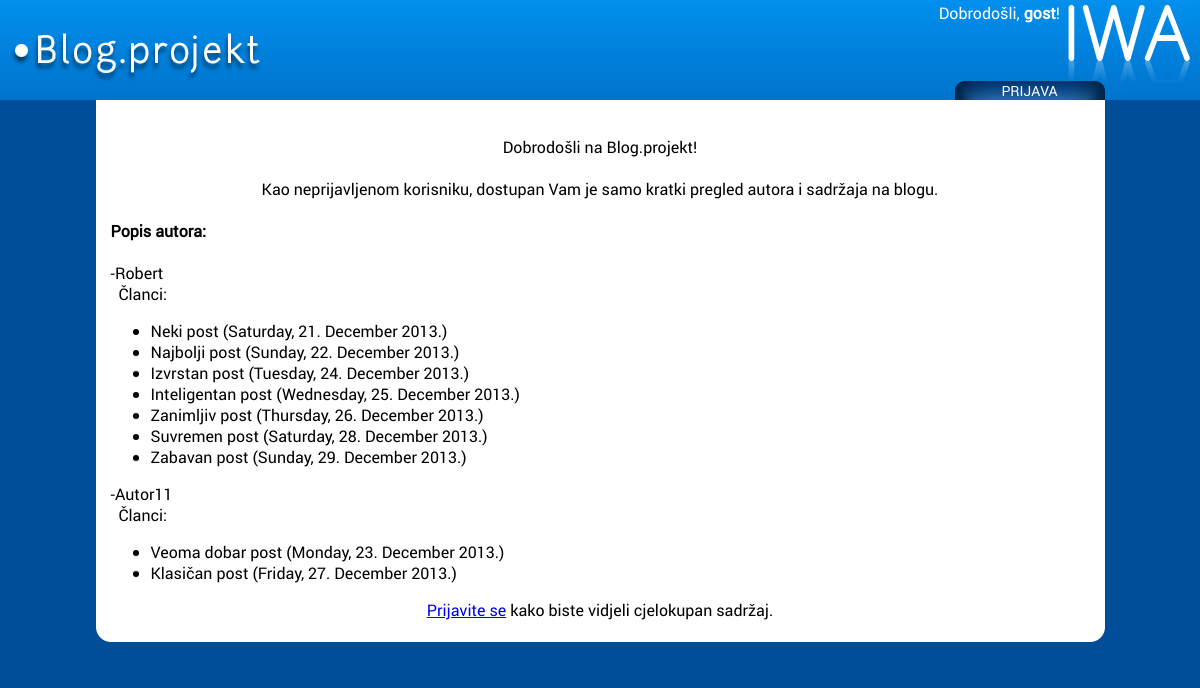
The page / on the database its author committed.
### tables this page shows
CREATE TABLE IF NOT EXISTS `korisnik` (
  `korisnik_id` int(10) NOT NULL AUTO_INCREMENT,
  `tip_id` int(10) NOT NULL,
  `korisnicko_ime` varchar(50) NOT NULL,
  `lozinka` varchar(32) NOT NULL,
  `ime` varchar(100) NOT NULL,
  `prezime` varchar(100) NOT NULL,
  `email` varchar(50) NOT NULL,
  `slika` varchar(200) NOT NULL,
  PRIMARY KEY (`korisnik_id`),
  KEY `korisnicko_ime` (`korisnicko_ime`)
);

CREATE TABLE IF NOT EXISTS `clanak` (
  `clanak_id` int(11) NOT NULL AUTO_INCREMENT,
  `korisnik_id` int(10) NOT NULL,
  `naslov` varchar(100) NOT NULL,
  `tekst` text NOT NULL,
  `slika` varchar(500) NOT NULL,
  `datum` timestamp NOT NULL DEFAULT CURRENT_TIMESTAMP ON UPDATE CURRENT_TIMESTAMP,
  `objavljen` int(11) NOT NULL,
  PRIMARY KEY (`clanak_id`)
);

### index.php (the view, shortened to what this page needs)
<!DOCTYPE html PUBLIC "-//W3C//DTD XHTML 1.0 Transitional//EN" "http://www.w3.org/TR/xhtml1/DTD/xhtml1-transitional.dtd">
<html xmlns="http://www.w3.org/1999/xhtml">
<head>
<link href="style.css" rel="stylesheet" type="text/css" />
</head>
<body>
<?php
include('connect.php');
include('header.php');
if (empty($_SESSION['login']))
{
?>
	<?php
	$get_authors = mysqli_query($connect, "SELECT * FROM korisnik WHERE korisnik.tip_id = 1")
	?>
	<div class="container" align="center">
	<br><br>
	<span style="font-family: Roboto Regular">Dobrodošli na Blog.projekt! <br>
	<br>
	Kao neprijavljenom korisniku, dostupan Vam je samo kratki pregled autora i sadržaja na blogu.<br>
	<br>
	<div align="left" style="font-family: Roboto Regular; padding-left:15px"><b>Popis autora:</b><br><br>
	<?php
	while ($row = mysqli_fetch_array($get_authors))
	{
	$user_id = $row["korisnik_id"];
	$ime = $row["ime"];
	$get_posts = mysqli_query($connect, "SELECT * FROM clanak INNER JOIN korisnik WHERE clanak.korisnik_id = korisnik.korisnik_id AND korisnik.korisnik_id = '$user_id'");
	echo "-" . $ime. "<br>&nbsp;&nbsp;Članci: <ul>";
	while ($post_array = mysqli_fetch_array($get_posts))
		{
		$naslov = $post_array["naslov"];
		$datum= iconv ('ISO-8859-2', 'UTF-8', strftime("%A, %d. %B %Y.", strtotime($post_array["datum"])));
		echo "<li>" . $naslov . " (" . $datum . ")";
		}
		echo "</li></ul>";
	}
	?>
	</div>
	<a href="login.php">Prijavite se</a> kako biste vidjeli cjelokupan sadržaj.
	</div>
	<img class="center" src="images/containerbottom.png"/>
<?php
}
?>
</body>
</html>

### header.php (shortened to what this page needs)
<!DOCTYPE html PUBLIC "-//W3C//DTD XHTML 1.0 Transitional//EN" "http://www.w3.org/TR/xhtml1/DTD/xhtml1-transitional.dtd">
<html xmlns="http://www.w3.org/1999/xhtml">
<head>
</head>
<body>
<div class="banner">
<a href="index.php"><img style="position: absolute; top:33px; left:10px;" src="images/blogprojekt-logo.png" /></a>
<img style="position:absolute; top:5px; right:10px;" src="images/iwa.png"/>
<?php
if (isset ($_SESSION['login']))
{
	$user= $_SESSION['user'];
	$usertype= $_SESSION['user_type'];
	echo "<span class='welcometext' style='position:absolute; top:2px;right:140px;'>Dobrodošli, <b>" . $user . "</b>!</span>";
	switch ($usertype)
	{
	case 0:
		echo "
			<span class='welcometext' style='position:absolute; top:22px;right:140px;'>(admin)</span>
			<div style ='position:relative; display:block; width:1009px; height:100px; margin-left:auto; margin-right:auto'>
			<a style='position:absolute; left:0px; bottom:0px;' class='mnbtn' href='novi_post.php'>NOVI POST</a>
			<a style='position:absolute; left:151px; bottom:0px;' class='mnbtn' href='uredi_post.php'>UREDI POST</a>
			<a style='position:absolute; left:302px; bottom:0px;' class='mnbtn' href='korisnici.php'>KORISNICI</a>
			<a style='position:absolute; right:0px; bottom:0px' class='mnbtn' href='logout.php'>ODJAVA</a>
			</div>";
		break;
	case 1:
		echo "
			<span class='welcometext' style='position:absolute; top:22px;right:140px;'>(autor)</span>
			<div style ='position:relative; display:block; width:1009px; height:100px; margin-left:auto; margin-right:auto'>
			<a style='position:absolute; left:0px; bottom:0px;' class='mnbtn' href='novi_post.php'>NOVI POST</a>
			<a style='position:absolute; left:151px; bottom:0px;' class='mnbtn' href='uredi_post.php'>UREDI POST</a>
			<a style='position:absolute; right:0px; bottom:0px' class='mnbtn' href='logout.php'>ODJAVA</a>";
		break;
	case 2:
		echo "
			<span class='welcometext' style='position:absolute; top:22px;right:140px;'>(korisnik)</span>
			<div style ='position:relative; display:block; width:1009px; height:100px; margin-left:auto; margin-right:auto'>
			<a style='position:absolute; right:0px; bottom:0px' class='mnbtn' href='logout.php'>ODJAVA</a>
			<a style='position:absolute; right:151px; bottom:0px;' class='mnbtn' href='req_author.php'>ZATRAŽI AUTORSTVO</a>";
		break;
	case 3:
		echo "
			<span class='welcometext' style='position:absolute; top:22px;right:140px;'>(korisnik)</span>
			<div style ='position:relative; display:block; width:1009px; height:100px; margin-left:auto; margin-right:auto'>
			<a style='position:absolute; right:0px; bottom:0px' class='mnbtn' href='logout.php'>ODJAVA</a>
			<div style='position:relative; left:100px; color:#FFFFFF; font-weight:bold'><img style='margin-top:15px'src='images/info.png'></img>&nbsp;Zatražili ste status autora na blogu. Ukoliko Vam administrator odobri zahtjev, moći ćete pisati i uređivati članke.&nbsp;<img src='images/info.png'></img></div></div>";
		break;
	}
}
else
{
	echo "<span class='welcometext' style='position:absolute; top:2px;right:140px;'>Dobrodošli, <b>gost</b>!</span>";
	echo "<div style ='position:relative; display:block; width:1009px; height:100px; margin-left:auto; margin-right:auto'>";
	echo "<a style='position:absolute; right:0px; bottom:0px' class='mnbtn' href='login.php'>PRIJAVA</a>";
	echo "</div>";
}
?>
</div>
</body>
</html>

### style.css (style rules this page uses)
html { overflow-y: scroll; }
body { margin: 0px; padding: 0px; background-color:#004D99; background-repeat:repeat; }
.container { position:relative; width:1009px; padding:0px; margin-left:auto; margin-right:auto; background-color:#FFFFFF; overflow:hidden; }
.banner { position:relative; width:100%; height:100px; background-image:linear-gradient(#028FED, #0074CD); margin-left:auto; margin-right:auto; margin-top:0px; margin-bottom:0px; padding: 0px; }
.mnbtn { width: 150px; color: #FFF; font-family: "Roboto Regular"; font-size: 14px; font-weight: normal; background-image:url(images/button.png); background-repeat: no-repeat; padding: 0px; margin: 0px; text-align: center; text-decoration:none; }
.welcometext { font-family: "Roboto Regular"; color: #FFF; display: block; text-align: right; width:200px; }
img.center { display: block; margin-left: auto; margin-right: auto; }

### rows shown on the page
korisnik: ime "Robert"
clanak: naslov "Neki post", datum "Saturday, 21. December 2013."
clanak: naslov "Najbolji post", datum "Sunday, 22. December 2013."
clanak: naslov "Izvrstan post", datum "Tuesday, 24. December 2013."
clanak: naslov "Inteligentan post", datum "Wednesday, 25. December 2013."
clanak: naslov "Zanimljiv post", datum "Thursday, 26. December 2013."
clanak: naslov "Suvremen post", datum "Saturday, 28. December 2013."
clanak: naslov "Zabavan post", datum "Sunday, 29. December 2013."
korisnik: ime "Autor11"
clanak: naslov "Veoma dobar post", datum "Monday, 23. December 2013."
clanak: naslov "Klasičan post", datum "Friday, 27. December 2013."
